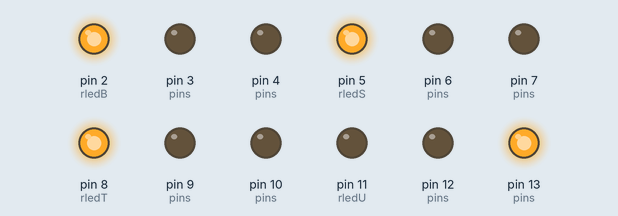
A sketch run on a simulated Arduino Uno, built with avr-gcc and run on an emulated ATmega328P. On the bench: output pins drawn as LEDs (lit = HIGH).

Above: at 0.1 s.
At 8.1 s:
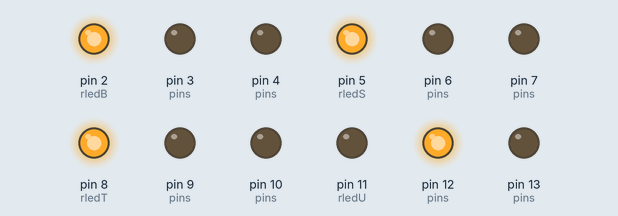
At 10.1 s:
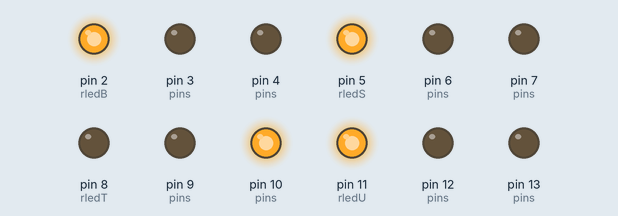
At 18.1 s:
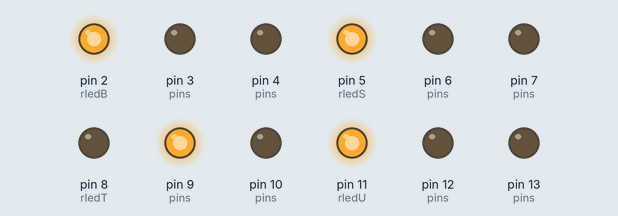
At 28.1 s:
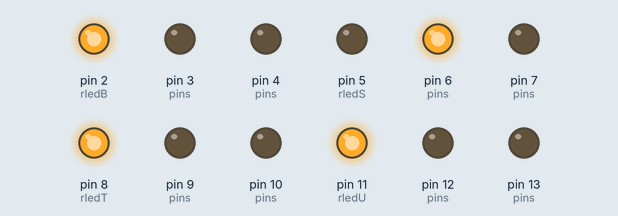
At 38.1 s:
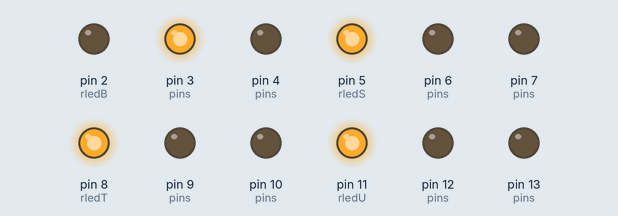
Timing chart, 0 to 39.6 s (numbered marks = the images above):
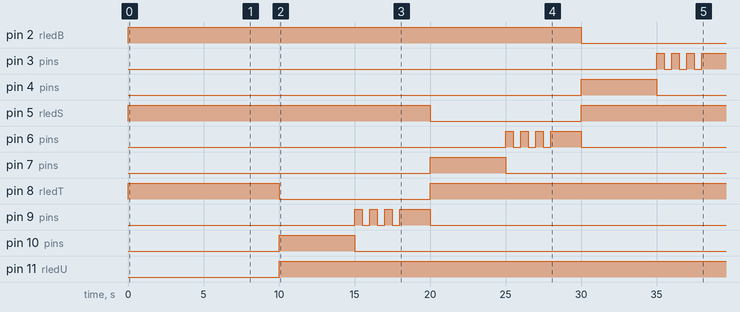

The sketch:

cross_traffic_light1.ino
```cpp
// C++ code
//
// Inisialisasi pin led
const int rledU = 11, yledU = 12, gledU = 13; // Utara
const int rledT = 8, yledT = 9, gledT = 10; // Timur
const int rledS = 5, yledS = 6, gledS = 7; // Selatan
const int rledB = 2, yledB = 3, gledB = 4; // Barat

void setup()
{
  // Konfigurasi led sebagai output
  int pins[] = {rledU, yledU, gledU, rledT, yledT, gledT, rledS, yledS, gledS, rledB, yledB, gledB};

  for (int pin : pins) {
    pinMode(pin, OUTPUT);
  }

  // Kondisi default = led merah aktif
  digitalWrite(rledU, HIGH);
  digitalWrite(rledT, HIGH);
  digitalWrite(rledS, HIGH);
  digitalWrite(rledB, HIGH);
}

void loop()
{

  playCross(rledU,yledU,gledU); // Aktifkan simpang utara
  playCross(rledT,yledT,gledT); // Aktifkan simpang timur
  playCross(rledS,yledS,gledS); // Aktifkan simpang selatan
  playCross(rledB,yledB,gledB); // Aktifkan simpang barat
}

// Fungsi untuk setiap simpang
void playCross(int rPin, int yPin, int gPin){
  // Matikan led merah
  digitalWrite(rPin, LOW);

  // Led hijau nyala 5s
  digitalWrite(gPin, HIGH);
  delay(5000);
  digitalWrite(gPin, LOW);

  // Led kuning kedip 3x
  for (int i = 0; i < 3; i++) {
    digitalWrite(yPin, HIGH);
    delay(500);
    digitalWrite(yPin, LOW);
    delay(500);
  }

  // Led kuning nyala 2s
  digitalWrite(yPin, HIGH);
  delay(2000);
  digitalWrite(yPin, LOW);

  // Nyalakan kembali led merah
  digitalWrite(rPin, HIGH);
}
```

Measured:
- by itself, pin 2 (rledB): HIGH → LOW at 30.0 s
- by itself, pin 3 (pins): LOW → HIGH at 35.0 s, → LOW 0.50 s later, → HIGH 0.50 s later, → LOW 0.50 s later, … (7 changes in this stretch)
- by itself, pin 4 (pins): LOW → HIGH at 30.0 s, → LOW 5.0 s later
- by itself, pin 5 (rledS): HIGH → LOW at 20.0 s, → HIGH 10.0 s later
- by itself, pin 6 (pins), pin 9 (pins), pin 12 (pins): goes 3 × (HIGH 0.50 s, LOW 0.50 s), HIGH 2.0 s, then LOW
- by itself, pin 7 (pins): LOW → HIGH at 20.0 s, → LOW 5.0 s later
- by itself, pin 8 (rledT): HIGH → LOW at 10.0 s, → HIGH 10.0 s later
- by itself, pin 10 (pins): LOW → HIGH at 10.0 s, → LOW 5.0 s later
